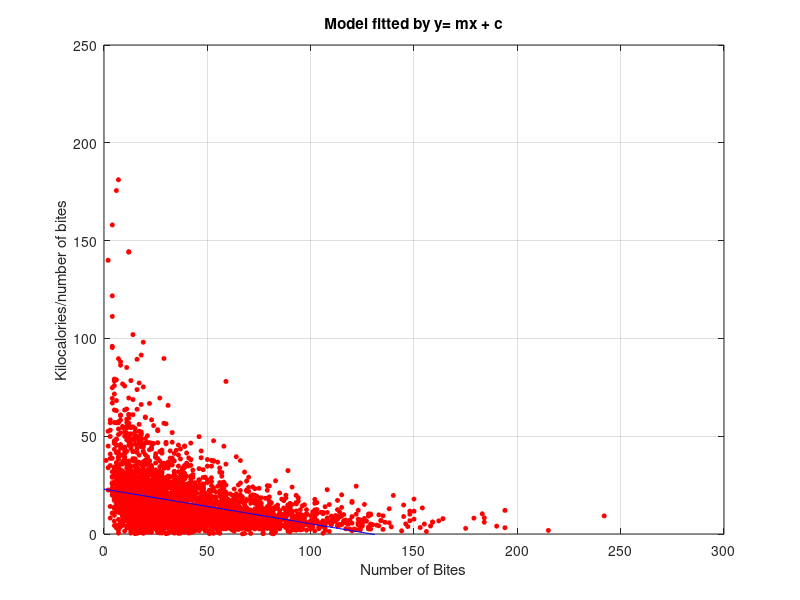
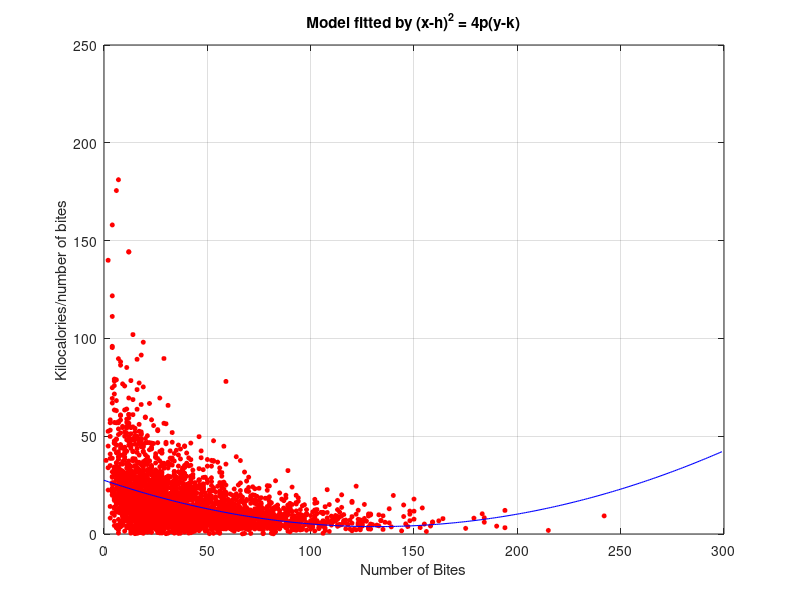
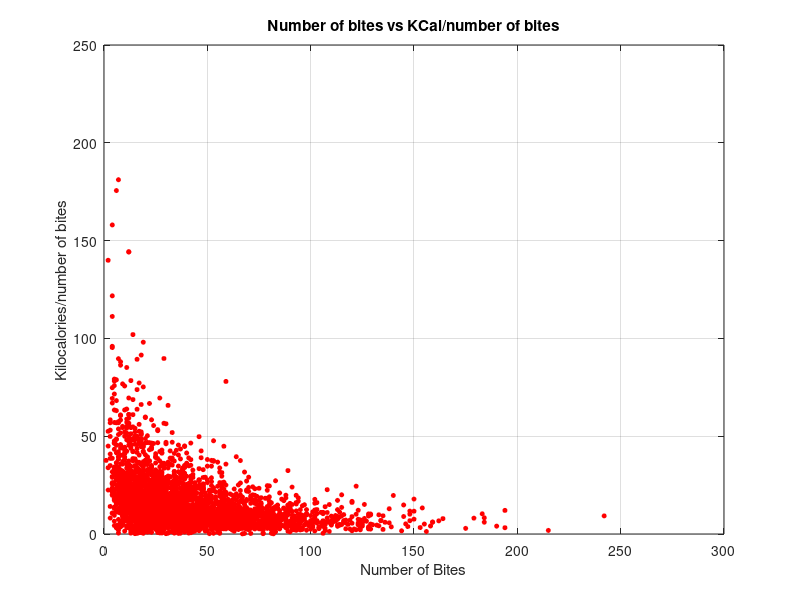

The MATLAB source for these figures, in order:
%% Line Fitting

clear all
% Reading file data: 
fileID = fopen("model_dataSet.csv", 'r');
formatSpec = '%f %f %f %f';
sizeA = [4 inf];
dat3 = fscanf(fileID, formatSpec, sizeA);
fclose(fileID);
%%%%%%%%%%%%%%%%%%%%
figure(3)
hold on
box on
grid on
plot(dat3(3,:), (dat3(4,:)./dat3(3,:)),  'ro', 'MarkerFaceColor','r', "MarkerSize",3);
xlim([0 300]);
ylim([0 250]);
xlabel("Number of Bites");
ylabel("Kilocalories/number of bites");
% Reading file data: 
fileID = fopen("Result_Line.txt", 'r');
formatSpec = '%f %f';
sizeA = [2 inf];
dat3_1 = fscanf(fileID, formatSpec, sizeA);
fclose(fileID);
%%%%%%%%%%%%%%%%%%%%
title("Model fitted by y= mx + c");
plot(dat3_1(2,:) , dat3_1(1,:), 'b', 'LineWidth',0.8);
hold off
h2 = figure(3);
saveas(h2,'line_fitted.emf');
%% Upward Parabola Fitting

clear all
% Reading file data: 
fileID = fopen("model_dataSet.csv", 'r');
formatSpec = '%f %f %f %f';
sizeA = [4 inf];
dat3 = fscanf(fileID, formatSpec, sizeA);
fclose(fileID);
%%%%%%%%%%%%%%%%%%%%
figure(4)
hold on
box on
grid on
plot(dat3(3,:), (dat3(4,:)./dat3(3,:)),  'ro', 'MarkerFaceColor','r', "MarkerSize",3);
xlim([0 300]);
ylim([0 250]);
xlabel("Number of Bites");
ylabel("Kilocalories/number of bites");
% Reading file data: 
fileID = fopen("Result_Upward_parabola.txt", 'r');
formatSpec = '%f %f';
sizeA = [2 inf];
dat3_1 = fscanf(fileID, formatSpec, sizeA);
fclose(fileID);
%%%%%%%%%%%%%%%%%%%%
title("Model fitted by (x-h)^2 = 4p(y-k)");
plot(dat3_1(2,:) , dat3_1(1,:), 'b', 'LineWidth',0.8);
hold off
h3 = figure(4);
saveas(h3,'parabola_fitted.emf');
%% DataSet

clear all
% Reading file data: 
fileID = fopen("model_dataSet.csv", 'r');
formatSpec = '%f %f %f %f';
sizeA = [4 inf];
dat3 = fscanf(fileID, formatSpec, sizeA);
fclose(fileID);
%%%%%%%%%%%%%%%%%%%%
figure(5)
hold on
box on
grid on
plot(dat3(3,:), (dat3(4,:)./dat3(3,:)),  'ro', 'MarkerFaceColor','r', "MarkerSize",3);
xlim([0 300]);
ylim([0 250]);
xlabel("Number of Bites");
ylabel("Kilocalories/number of bites");
title("Number of bites vs KCal/number of bites")
hold off
h4 = figure(5);
saveas(h4,'dataSet.emf');